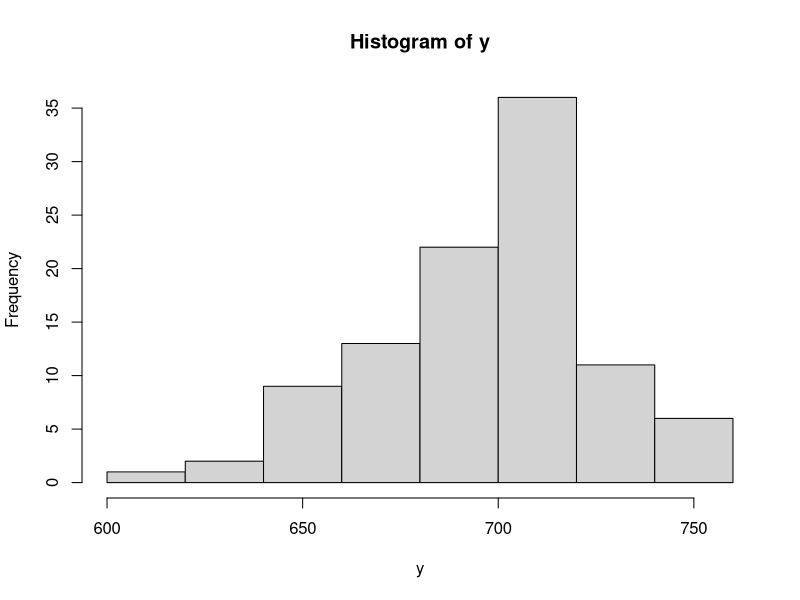

Generate this figure with R:
## print hello world
print("Hello World")
print("I am learning R language")

## calculator
print(1 + 1)
print(2 * 2)
print(10 - 3)
print(2 ^ 5)

## variable
income <- 25000
expense = 30000
saving <- income - expense
print(paste0('My saving this month: ', saving))

## vector
x <- 1:100 * 2.5
print(x)

avg_x <- mean(x)
med_x <- median(x)
std_x <- sd(x)
sum_x <- sum(x)
min_x <- min(x)
max_x <- max(x)

print(avg_x)
print(med_x)
print(std_x)

## random number
## log number
set.seed(99)
## rnorm = random number(amount, mean, sd)
y <- rnorm(100, 700, 30)
## histogram chart
hist(y)

## built-in dataset
print(head(mtcars, 10))

print(mean(mtcars$mpg))
print(median(mtcars$mpg))
print(sd(mtcars$mpg))

##correlation & linear regression
## insert new blank line
cat("\n")
print(cor(mtcars[, c("mpg", "hp", "wt")]))

#data()

myModel <- lm(mpg ~ hp + wt, data = mtcars)
print(myModel)
print(summary(myModel))